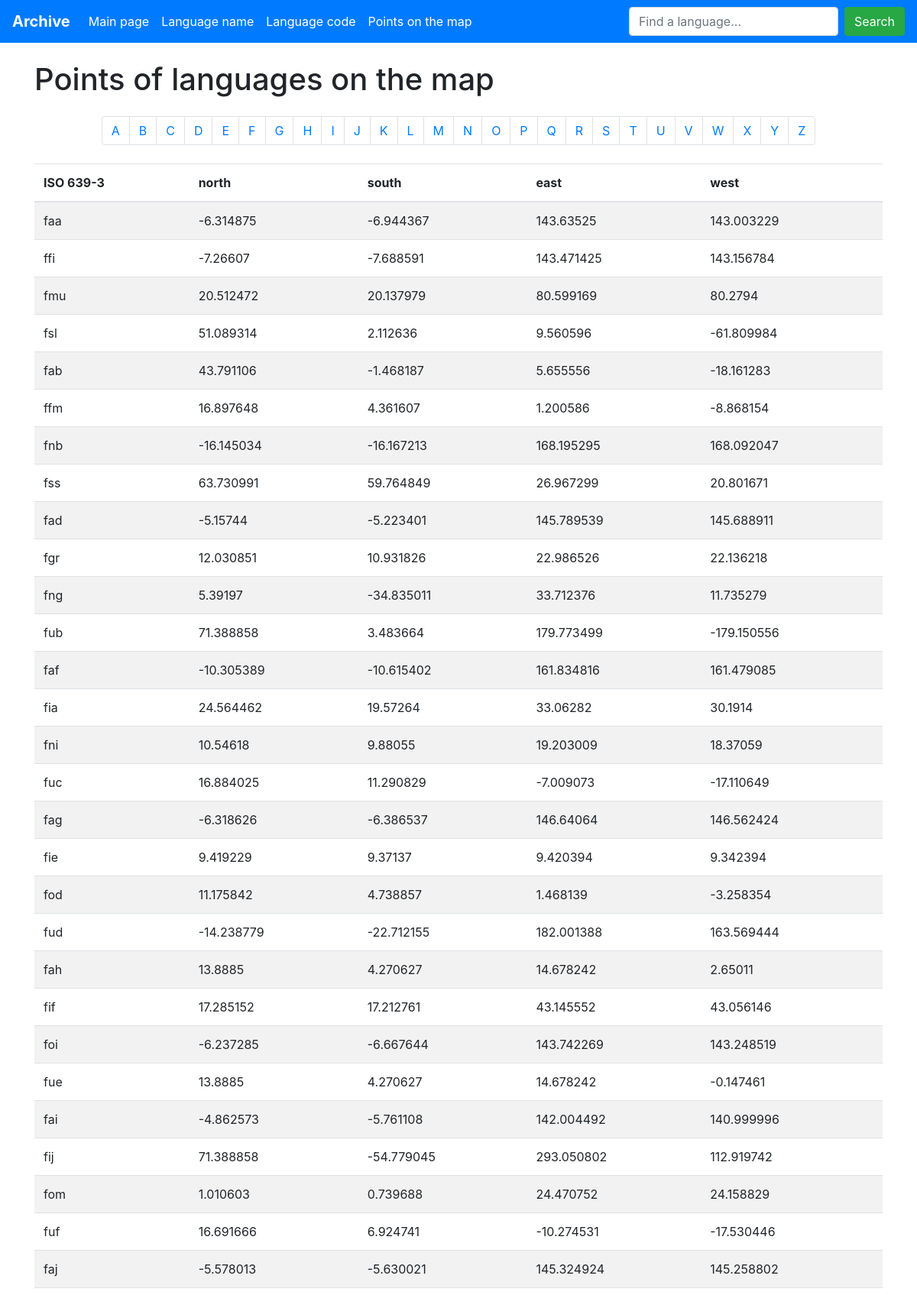
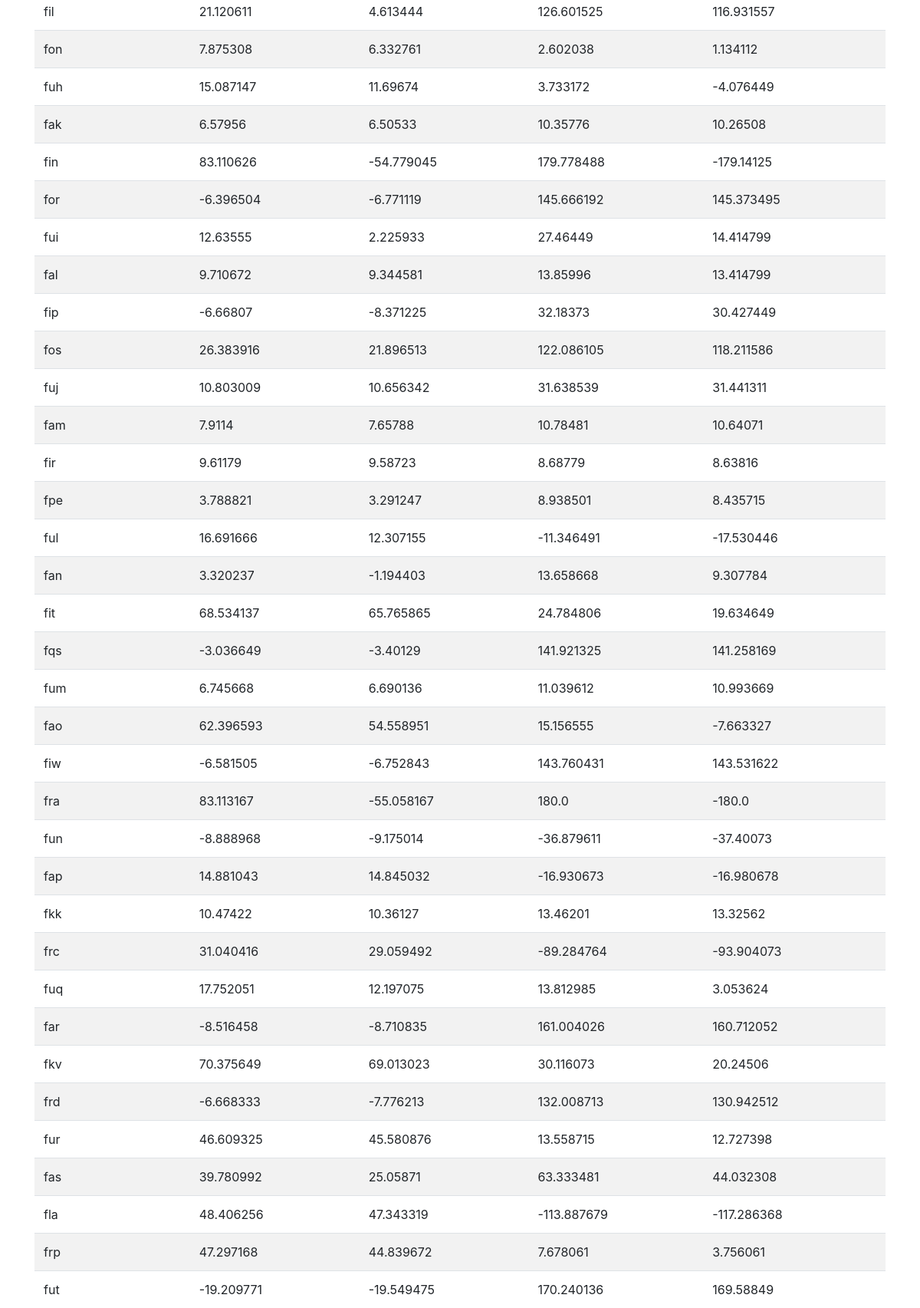
Screenshot of /browse/map-points/f (upper part) with the database file from the repository (2 pictures, top to bottom).
### langs/models.py (models this page shows, shortened)
class MapPoint(models.Model):
    iso = models.ForeignKey(Iso, on_delete=models.CASCADE)
    north = models.FloatField()
    south = models.FloatField()
    east = models.FloatField()
    west = models.FloatField()
    class Meta:
        db_table = 'map_point'

class Iso(models.Model):
    iso = models.CharField(max_length=3)
    class Meta:
        db_table = 'iso'
    def __str__(self):
        return self.iso

### langs/views.py (the view)
# urls.py: path('browse/map-points/', MapPointsView.as_view(), name='map_points'),
class MapPointsView(views.View):
    def get(self, request, letter='a'):
        context = {
            'map_points': MapPoint.objects.order_by('iso').filter(iso__iso__istartswith=letter),
            'pagination_letters': 'ABCDEFGHIJKLMNOPQRSTUVWXYZ',
        }
        return render(request, 'langs/points.html', context=context)

### langs/templates/langs/points.html (shortened to what this page needs)
{% extends './base.html' %}
{% load static %}
{% block header %}
  <div class="container my-4">
<h1>Points of languages on the map</h1>
  </div>
{% endblock %}
{% block pagination %}
  <div class="my-4">
    <nav aria-label="Page navigation example my-4">
      <ul class="pagination justify-content-center">
        {% for letter in pagination_letters %}
          <li class="page-item"><a class="page-link" href="/browse/map-points/{{ letter.lower }}">{{ letter }}</a></li>
        {% endfor %}
      </ul>
    </nav>
  </div>
{% endblock %}
{% block content %}
<div class="container my-4">
<table class="table table-striped">
  <thead>
    <tr>
      <th scope="col">ISO 639-3</th>
      <th scope="col">north</th>
      <th scope="col">south</th>
      <th scope="col">east</th>
      <th scope="col">west</th>
    </tr>
  </thead>
  <tbody>
    {% for point in map_points %}
      <tr>
        <td>{{ point.iso }}</td>
        <td>{{ point.north }}</td>
        <td>{{ point.south }}</td>
        <td>{{ point.east }}</td>
        <td>{{ point.west }}</td>
      </tr>
    {% endfor %}
  </tbody>
</table>
</div>
{% endblock %}

### rows the page displays
MapPoint: iso "ffi", north "-7.26607", south "-7.688591", east "143.471425", west "143.156784"
MapPoint: iso "ffm", north "16.897648", south "4.361607", east "1.200586", west "-8.868154"
MapPoint: iso "fnb", north "-16.145034", south "-16.167213", east "168.195295", west "168.092047"
MapPoint: iso "fia", north "24.564462", south "19.57264", east "33.06282", west "30.1914"
MapPoint: iso "fie", north "9.419229", south "9.37137", east "9.420394", west "9.342394"
MapPoint: iso "fod", north "11.175842", south "4.738857", east "1.468139", west "-3.258354"
MapPoint: iso "fif", north "17.285152", south "17.212761", east "43.145552", west "43.056146"
MapPoint: iso "foi", north "-6.237285", south "-6.667644", east "143.742269", west "143.248519"
MapPoint: iso "fij", north "71.388858", south "-54.779045", east "293.050802", west "112.919742"
MapPoint: iso "fom", north "1.010603", south "0.739688", east "24.470752", west "24.158829"
MapPoint: iso "fil", north "21.120611", south "4.613444", east "126.601525", west "116.931557"
MapPoint: iso "fon", north "7.875308", south "6.332761", east "2.602038", west "1.134112"
MapPoint: iso "fin", north "83.110626", south "-54.779045", east "179.778488", west "-179.14125"
MapPoint: iso "for", north "-6.396504", south "-6.771119", east "145.666192", west "145.373495"
MapPoint: iso "fip", north "-6.66807", south "-8.371225", east "32.18373", west "30.427449"
MapPoint: iso "fos", north "26.383916", south "21.896513", east "122.086105", west "118.211586"
MapPoint: iso "fir", north "9.61179", south "9.58723", east "8.68779", west "8.63816"
MapPoint: iso "fpe", north "3.788821", south "3.291247", east "8.938501", west "8.435715"
MapPoint: iso "fit", north "68.534137", south "65.765865", east "24.784806", west "19.634649"
MapPoint: iso "fao", north "62.396593", south "54.558951", east "15.156555", west "-7.663327"
MapPoint: iso "fiw", north "-6.581505", south "-6.752843", east "143.760431", west "143.531622"
MapPoint: iso "fra", north "83.113167", south "-55.058167", east "180.0", west "-180.0"
MapPoint: iso "frc", north "31.040416", south "29.059492", east "-89.284764", west "-93.904073"
MapPoint: iso "frd", north "-6.668333", south "-7.776213", east "132.008713", west "130.942512"
MapPoint: iso "fla", north "48.406256", south "47.343319", east "-113.887679", west "-117.286368"
MapPoint: iso "frp", north "47.297168", south "44.839672", east "7.678061", west "3.756061"

### other values shown
{{ letter }} "A" "B" "C" "D" "E" "F" "G" "H" "I" "J" "K" "L" "M" "N" "O" "P" "Q" "R" "S" "T" "U" "V" "W" "X" "Y" "Z"
